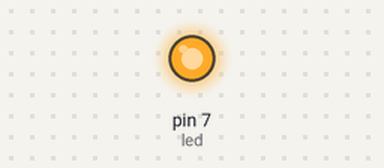
A sketch run on a simulated Arduino Uno, built with avr-gcc and run on an emulated ATmega328P. On the bench: output pins drawn as LEDs (lit = HIGH). At 2.0 s the program stops and its outputs stay as they are.

Above: at 0.5 s.
At 1.75 s:
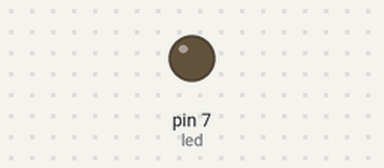
Timing chart, 0 to 3.0 s (numbered marks = the images above):
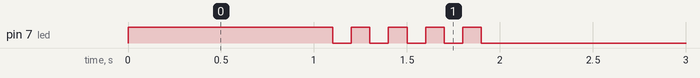

Measured:
- by itself, pin 7 (led): repeats every 0.20 s: LOW 0.10 s, HIGH 0.10 s, until it stays LOW from 1.9 s

The sketch:

05_practice_2.ino.ino
```cpp
 int led = 7;

void setup() {
  pinMode(led, OUTPUT);
}

void loop() {
  digitalWrite(led, HIGH);
  delay(1000);
  for (int i = 0; i < 5; i++) {
    digitalWrite(led, HIGH);
    delay(100);
    digitalWrite(led, LOW);
    delay(100);
  }
  digitalWrite(led, LOW);
  while (1) {}
}
```
